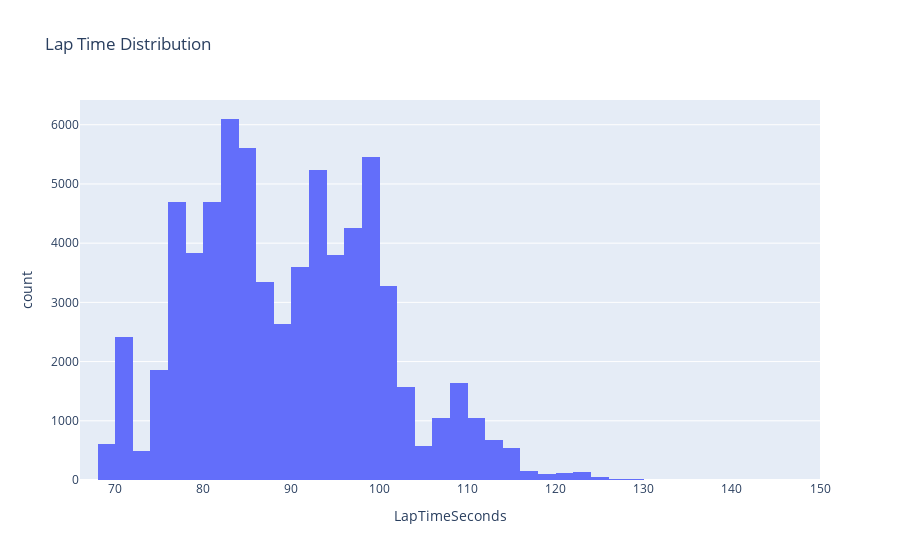

This figure's notebook cell:
### Code cell
fig = px.histogram(df, x="LapTimeSeconds", nbins=80, title="Lap Time Distribution")
fig

### Figure 1 — Plotly figure (JSON) as saved in the notebook; plotly's stock layout.template omitted (floating-point values rounded to 4 significant figures; data arrays with more than 128 entries replaced by an {"elided": "..."} marker saying what was removed)
{"data": [{"bingroup": "x", "hovertemplate": "LapTimeSeconds=%{x}<br>count=%{y}<extra></extra>", "legendgroup": "", "marker": {"color": "#636efa", "pattern": {"shape": ""}}, "name": "", "nbinsx": 80, "orientation": "v", "showlegend": false, "type": "histogram", "x": {"elided": "69638 float values"}, "xaxis": "x", "yaxis": "y"}], "layout": {"barmode": "relative", "legend": {"tracegroupgap": 0}, "title": {"text": "Lap Time Distribution"}, "xaxis": {"anchor": "y", "domain": [0, 1], "title": {"text": "LapTimeSeconds"}}, "yaxis": {"anchor": "x", "domain": [0, 1], "title": {"text": "count"}}}}
